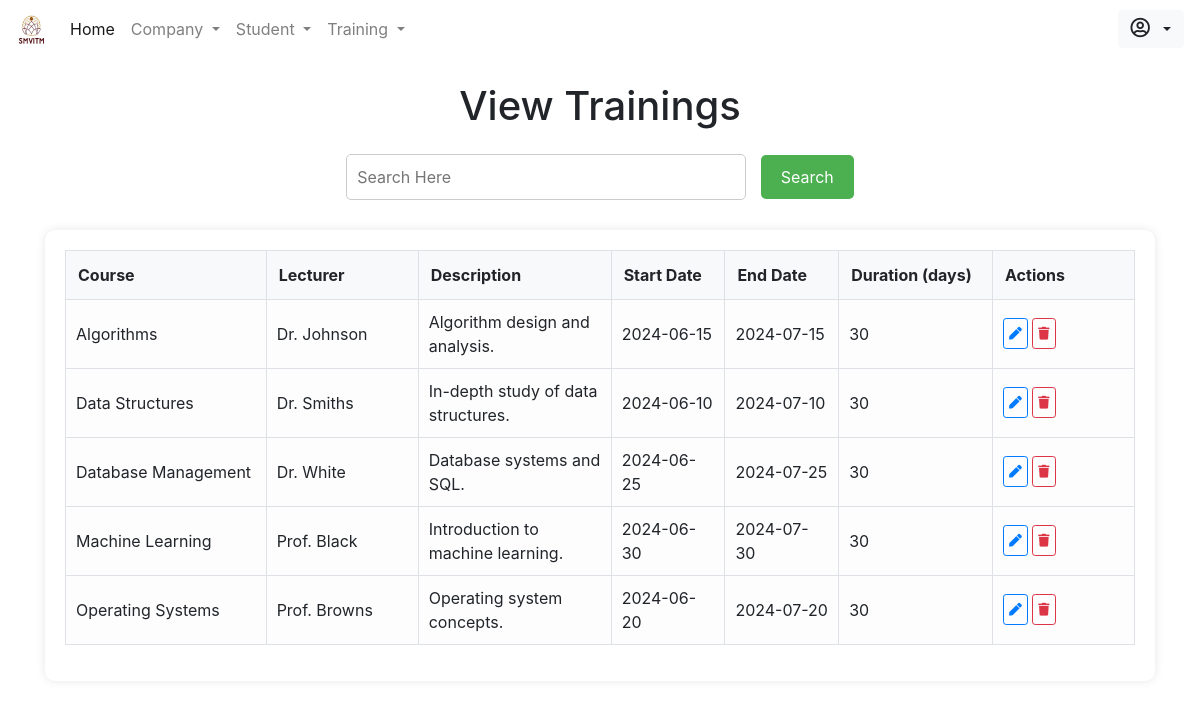
Page /admin/viewtraining.php on the committed database.
### tables this page shows
CREATE TABLE `training` (
  `course` varchar(255) NOT NULL,
  `lecturer` varchar(255) NOT NULL,
  `description` text NOT NULL,
  `start_date` date NOT NULL,
  `end_date` date NOT NULL,
  `duration` int(11) NOT NULL
);

### admin/viewtraining.php (the view, shortened to what this page needs)
<!DOCTYPE html>
<html lang="en">
<head>
    <?php include_once 'includes/head.php' ?>
</head>
<body>
    <?php include_once 'includes/nav.php'; ?>
    <div class="container" style="z-index: 2;">
        <h1 class="form-row justify-content-center mt-4">View Trainings</h1>
        <div class="search-container mt-4">
            <form method="GET">
                <input type="text" name="search" placeholder="Search Here">
                <button type="submit">Search</button>
            </form>
        </div>
        <div class="table-container">
            <div class="table-responsive">
                <table class="table table-hover table-borderless table-light">
                    <thead>
                        <tr>
                            <th scope="col">Course</th>
                            <th scope="col">Lecturer</th>
                            <th scope="col">Description</th>
                            <th scope="col">Start Date</th>
                            <th scope="col">End Date</th>
                            <th scope="col">Duration (days)</th>
                            <th scope="col">Actions</th>
                        </tr>
                    </thead>
                    <tbody>
                        <?php
                        include_once 'includes/db.inc.php';
                        if (isset($_GET['search'])) {
                            $search = mysqli_real_escape_string($conn, $_GET['search']);
                            $sql = "SELECT * FROM training WHERE course LIKE '%$search%' OR lecturer LIKE '%$search%' OR description LIKE '%$search%';";
                        } else {
                            $sql = "SELECT * FROM training;";
                        }
                        $res = mysqli_query($conn, $sql);
                        if (mysqli_num_rows($res) > 0) {
                            while ($row = mysqli_fetch_assoc($res)) {
                                echo '<tr>';
                                echo '<td>' . htmlspecialchars($row['course']) . '</td>';
                                echo '<td>' . htmlspecialchars($row['lecturer']) . '</td>';
                                echo '<td>' . htmlspecialchars($row['description']) . '</td>';
                                echo '<td>' . htmlspecialchars($row['start_date']) . '</td>';
                                echo '<td>' . htmlspecialchars($row['end_date']) . '</td>';
                                echo '<td>' . htmlspecialchars($row['duration']) . '</td>';
                                ?>
                                <td>
                                <a href="edittraining.php?edit=<?php echo urlencode($row['course']); ?>" class="btn btn-sm btn-outline-primary"><i class="fas fa-pen"></i></a>
                                <a href="php/crud.php?delete1=<?php echo urlencode($row['course']); ?>" class="btn btn-sm btn-outline-danger"><i class="fas fa-trash"></i></a>
                            </td>
                            <?php
                            echo '</tr>';
                        }
                        } else {
                            echo '<tr><td colspan="7" class="no-trainings">No trainings found.</td></tr>';
                        }
                        ?>
                    </tbody>
                </table>
            </div>
        </div>
    </div>
</body>
</html>

### admin/viewtraining.php (style rules this page uses)
.search-container { display: flex; justify-content: center; margin-bottom: 20px; }
.search-container input[type=text] { padding: 10px; width: 400px; border-radius: 5px; border: 1px solid #ccc; font-size: 16px; outline: none; }
.search-container button { padding: 10px 20px; border-radius: 5px; background-color: #4CAF50; color: white; border: none; cursor: pointer; font-size: 16px; margin-left: 10px; }
.table-container { margin-top: 30px; background-color: #fff; padding: 20px; border-radius: 10px; box-shadow: 0 0 10px rgba(0, 0, 0, 0.1); }
.table thead th { background-color: #f8f9fa; font-weight: bold; width: 50px; border-bottom: 1px solid #dee2e6; border-top: 1px solid #dee2e6; border-right: 1px solid #dee2e6; }
.table thead th:first-child { border-left: 1px solid #dee2e6; }
.table thead th:last-child { border-right:1px solid #dee2e6 ; }
.table td, .table th { vertical-align: middle; border-right: 1px solid #dee2e6; }
.table td:last-child, .table th:last-child { border-right: 1px solid #dee2e6; }
.table td:first-child, .table th:first-child { border-left: 1px solid #dee2e6; }
.table td { padding: 10px 10px ; border-bottom: 1px solid #dee2e6; }
.btn-sm { padding: 5px 5px; margin: 0 0px; font-size: 0.8rem; }
.fas { font-size: 1em; }

### rows in the picture
training: course "Algorithms", lecturer "Dr. Johnson", description "Algorithm design and analysis.", start_date "2024-06-15", end_date "2024-07-15", duration "30"
training: course "Data Structures", lecturer "Dr. Smiths", description "In-depth study of data structures.", start_date "2024-06-10", end_date "2024-07-10", duration "30"
training: course "Database Management", lecturer "Dr. White", description "Database systems and SQL.", start_date "2024-06-25", end_date "2024-07-25", duration "30"
training: course "Machine Learning", lecturer "Prof. Black", description "Introduction to machine learning.", start_date "2024-06-30", end_date "2024-07-30", duration "30"
training: course "Operating Systems", lecturer "Prof. Browns", description "Operating system concepts.", start_date "2024-06-20", end_date "2024-07-20", duration "30"
